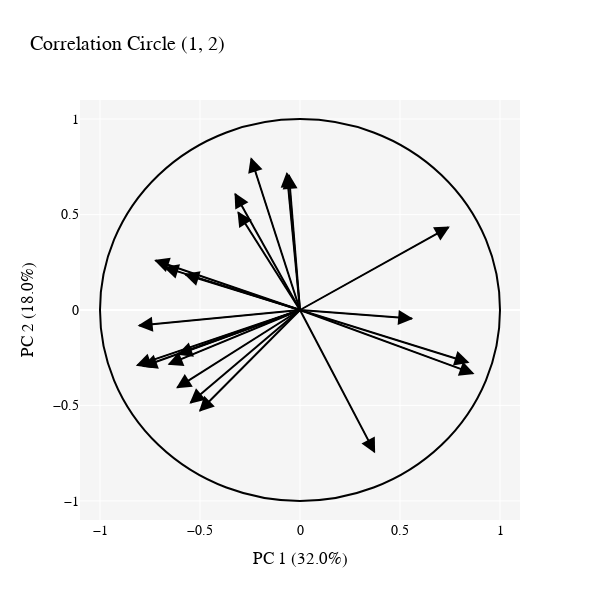

Notebook code cell kept with this figure:
### Code cell
corr_df = calculate_var_corrs((0, 1), X, Xpca, var_names, dac_pca.explained_variance_ratio_, 0.5)
fig20 = create_correlation_circle(corr_df)
fig20.show()

### Figure 1 — Plotly figure (JSON) as saved in the notebook; plotly's stock layout.template omitted (floating-point values rounded to 4 significant figures)
{"data": [{"hovertemplate": "ODA as percent of GNI (log)<br>(-0.61; -0.23)", "marker": {"color": "black"}, "mode": "lines", "name": "", "showlegend": false, "type": "scatter", "x": [0, -0.6077], "y": [0, -0.232]}, {"hovertemplate": "Europe (%)<br>(0.86; -0.33)", "marker": {"color": "black"}, "mode": "lines", "name": "", "showlegend": false, "type": "scatter", "x": [0, 0.8639], "y": [0, -0.3318]}, {"hovertemplate": "South & Central Asia (%)<br>(-0.31; 0.51)", "marker": {"color": "black"}, "mode": "lines", "name": "", "showlegend": false, "type": "scatter", "x": [0, -0.3094], "y": [0, 0.5119]}, {"hovertemplate": "Asia-Pacific (%)<br>(-0.07; 0.72)", "marker": {"color": "black"}, "mode": "lines", "name": "", "showlegend": false, "type": "scatter", "x": [0, -0.06562], "y": [0, 0.7151]}, {"hovertemplate": "Sub-Saharan Africa (%)<br>(-0.66; -0.28)", "marker": {"color": "black"}, "mode": "lines", "name": "", "showlegend": false, "type": "scatter", "x": [0, -0.6551], "y": [0, -0.2836]}, {"hovertemplate": "poor country focus (%)<br>(-0.8; -0.08)", "marker": {"color": "black"}, "mode": "lines", "name": "", "showlegend": false, "type": "scatter", "x": [0, -0.8037], "y": [0, -0.08149]}, {"hovertemplate": "Fragile states (%)<br>(-0.72; 0.26)", "marker": {"color": "black"}, "mode": "lines", "name": "", "showlegend": false, "type": "scatter", "x": [0, -0.7222], "y": [0, 0.259]}, {"hovertemplate": "Education (%)<br>(0.56; -0.05)", "marker": {"color": "black"}, "mode": "lines", "name": "", "showlegend": false, "type": "scatter", "x": [0, 0.5603], "y": [0, -0.04509]}, {"hovertemplate": "Government, Society and Peace (%)<br>(-0.61; -0.41)", "marker": {"color": "black"}, "mode": "lines", "name": "", "showlegend": false, "type": "scatter", "x": [0, -0.6134], "y": [0, -0.4065]}, {"hovertemplate": "Transport, Communication and Energy (%)<br>(-0.06; 0.71)", "marker": {"color": "black"}, "mode": "lines", "name": "", "showlegend": false, "type": "scatter", "x": [0, -0.05518], "y": [0, 0.7061]}, {"hovertemplate": "Multi-Sector / Cross-Cutting (%)<br>(-0.57; 0.19)", "marker": {"color": "black"}, "mode": "lines", "name": "", "showlegend": false, "type": "scatter", "x": [0, -0.5739], "y": [0, 0.1864]}, {"hovertemplate": "Humanitarian Aid (%)<br>(-0.55; -0.49)", "marker": {"color": "black"}, "mode": "lines", "name": "", "showlegend": false, "type": "scatter", "x": [0, -0.5474], "y": [0, -0.4862]}, {"hovertemplate": "Project-type interventions (%)<br>(-0.32; 0.61)", "marker": {"color": "black"}, "mode": "lines", "name": "", "showlegend": false, "type": "scatter", "x": [0, -0.324], "y": [0, 0.6082]}, {"hovertemplate": "in-donor expenditures (%)<br>(0.84; -0.27)", "marker": {"color": "black"}, "mode": "lines", "name": "", "showlegend": false, "type": "scatter", "x": [0, 0.8392], "y": [0, -0.2735]}, {"hovertemplate": "Budget support and pooled funding (%)<br>(-0.78; -0.29)", "marker": {"color": "black"}, "mode": "lines", "name": "", "showlegend": false, "type": "scatter", "x": [0, -0.7813], "y": [0, -0.2947]}, {"hovertemplate": "Multilateral Organisations (%)<br>(-0.81; -0.29)", "marker": {"color": "black"}, "mode": "lines", "name": "", "showlegend": false, "type": "scatter", "x": [0, -0.8127], "y": [0, -0.2888]}, {"hovertemplate": "Public Sector (%)<br>(0.74; 0.43)", "marker": {"color": "black"}, "mode": "lines", "name": "", "showlegend": false, "type": "scatter", "x": [0, 0.7416], "y": [0, 0.4328]}, {"hovertemplate": "NGOs, civil society and research institutions (%)<br>(-0.5; -0.53)", "marker": {"color": "black"}, "mode": "lines", "name": "", "showlegend": false, "type": "scatter", "x": [0, -0.5003], "y": [0, -0.528]}, {"hovertemplate": "earmarked-to-core-ratio log<br>(-0.68; 0.22)", "marker": {"color": "black"}, "mode": "lines", "name": "", "showlegend": false, "type": "scatter", "x": [0, -0.6758], "y": [0, 0.2233]}, {"hovertemplate": "share of multilateral<br>(0.37; -0.74)", "marker": {"color": "black"}, "mode": "lines", "name": "", "showlegend": false, "type": "scatter", "x": [0, 0.372], "y": [0, -0.7432]}, {"hovertemplate": "share of cpa, log<br>(-0.24; 0.79)", "marker": {"color": "black"}, "mode": "lines", "name": "", "showlegend": false, "type": "scatter", "x": [0, -0.2438], "y": [0, 0.792]}], "layout": {"annotations": [{"arrowcolor": "black", "arrowhead": 2, "arrowsize": 3, "ax": 0, "axref": "x", "ay": 0, "ayref": "y", "showarrow": true, "x": -0.6138, "xref": "x", "y": -0.2343, "yref": "y"}, {"arrowcolor": "black", "arrowhead": 2, "arrowsize": 3, "ax": 0, "axref": "x", "ay": 0, "ayref": "y", "showarrow": true, "x": 0.8726, "xref": "x", "y": -0.3351, "yref": "y"}, {"arrowcolor": "black", "arrowhead": 2, "arrowsize": 3, "ax": 0, "axref": "x", "ay": 0, "ayref": "y", "showarrow": true, "x": -0.3125, "xref": "x", "y": 0.517, "yref": "y"}, {"arrowcolor": "black", "arrowhead": 2, "arrowsize": 3, "ax": 0, "axref": "x", "ay": 0, "ayref": "y", "showarrow": true, "x": -0.06627, "xref": "x", "y": 0.7222, "yref": "y"}, {"arrowcolor": "black", "arrowhead": 2, "arrowsize": 3, "ax": 0, "axref": "x", "ay": 0, "ayref": "y", "showarrow": true, "x": -0.6617, "xref": "x", "y": -0.2864, "yref": "y"}, {"arrowcolor": "black", "arrowhead": 2, "arrowsize": 3, "ax": 0, "axref": "x", "ay": 0, "ayref": "y", "showarrow": true, "x": -0.8118, "xref": "x", "y": -0.08231, "yref": "y"}, {"arrowcolor": "black", "arrowhead": 2, "arrowsize": 3, "ax": 0, "axref": "x", "ay": 0, "ayref": "y", "showarrow": true, "x": -0.7294, "xref": "x", "y": 0.2616, "yref": "y"}, {"arrowcolor": "black", "arrowhead": 2, "arrowsize": 3, "ax": 0, "axref": "x", "ay": 0, "ayref": "y", "showarrow": true, "x": 0.5659, "xref": "x", "y": -0.04554, "yref": "y"}, {"arrowcolor": "black", "arrowhead": 2, "arrowsize": 3, "ax": 0, "axref": "x", "ay": 0, "ayref": "y", "showarrow": true, "x": -0.6196, "xref": "x", "y": -0.4105, "yref": "y"}, {"arrowcolor": "black", "arrowhead": 2, "arrowsize": 3, "ax": 0, "axref": "x", "ay": 0, "ayref": "y", "showarrow": true, "x": -0.05574, "xref": "x", "y": 0.7131, "yref": "y"}, {"arrowcolor": "black", "arrowhead": 2, "arrowsize": 3, "ax": 0, "axref": "x", "ay": 0, "ayref": "y", "showarrow": true, "x": -0.5797, "xref": "x", "y": 0.1882, "yref": "y"}, {"arrowcolor": "black", "arrowhead": 2, "arrowsize": 3, "ax": 0, "axref": "x", "ay": 0, "ayref": "y", "showarrow": true, "x": -0.5529, "xref": "x", "y": -0.4911, "yref": "y"}, {"arrowcolor": "black", "arrowhead": 2, "arrowsize": 3, "ax": 0, "axref": "x", "ay": 0, "ayref": "y", "showarrow": true, "x": -0.3273, "xref": "x", "y": 0.6143, "yref": "y"}, {"arrowcolor": "black", "arrowhead": 2, "arrowsize": 3, "ax": 0, "axref": "x", "ay": 0, "ayref": "y", "showarrow": true, "x": 0.8476, "xref": "x", "y": -0.2762, "yref": "y"}, {"arrowcolor": "black", "arrowhead": 2, "arrowsize": 3, "ax": 0, "axref": "x", "ay": 0, "ayref": "y", "showarrow": true, "x": -0.7891, "xref": "x", "y": -0.2977, "yref": "y"}, {"arrowcolor": "black", "arrowhead": 2, "arrowsize": 3, "ax": 0, "axref": "x", "ay": 0, "ayref": "y", "showarrow": true, "x": -0.8208, "xref": "x", "y": -0.2917, "yref": "y"}, {"arrowcolor": "black", "arrowhead": 2, "arrowsize": 3, "ax": 0, "axref": "x", "ay": 0, "ayref": "y", "showarrow": true, "x": 0.749, "xref": "x", "y": 0.4372, "yref": "y"}, {"arrowcolor": "black", "arrowhead": 2, "arrowsize": 3, "ax": 0, "axref": "x", "ay": 0, "ayref": "y", "showarrow": true, "x": -0.5053, "xref": "x", "y": -0.5333, "yref": "y"}, {"arrowcolor": "black", "arrowhead": 2, "arrowsize": 3, "ax": 0, "axref": "x", "ay": 0, "ayref": "y", "showarrow": true, "x": -0.6825, "xref": "x", "y": 0.2255, "yref": "y"}, {"arrowcolor": "black", "arrowhead": 2, "arrowsize": 3, "ax": 0, "axref": "x", "ay": 0, "ayref": "y", "showarrow": true, "x": 0.3757, "xref": "x", "y": -0.7506, "yref": "y"}, {"arrowcolor": "black", "arrowhead": 2, "arrowsize": 3, "ax": 0, "axref": "x", "ay": 0, "ayref": "y", "showarrow": true, "x": -0.2462, "xref": "x", "y": 0.7999, "yref": "y"}], "font": {"color": "black", "family": "Montserrat", "size": 14}, "height": 600, "plot_bgcolor": "rgb(245, 245, 245)", "shapes": [{"line": {"color": "black"}, "type": "circle", "x0": -1, "x1": 1, "xref": "x", "y0": -1, "y1": 1, "yref": "y"}], "title": {"text": "Correlation Circle (1, 2)"}, "width": 600, "xaxis": {"range": [-1.1, 1.1], "title": {"text": "PC 1 (32.0%)"}, "zeroline": false}, "yaxis": {"range": [-1.1, 1.1], "title": {"text": "PC 2 (18.0%)"}}}}
